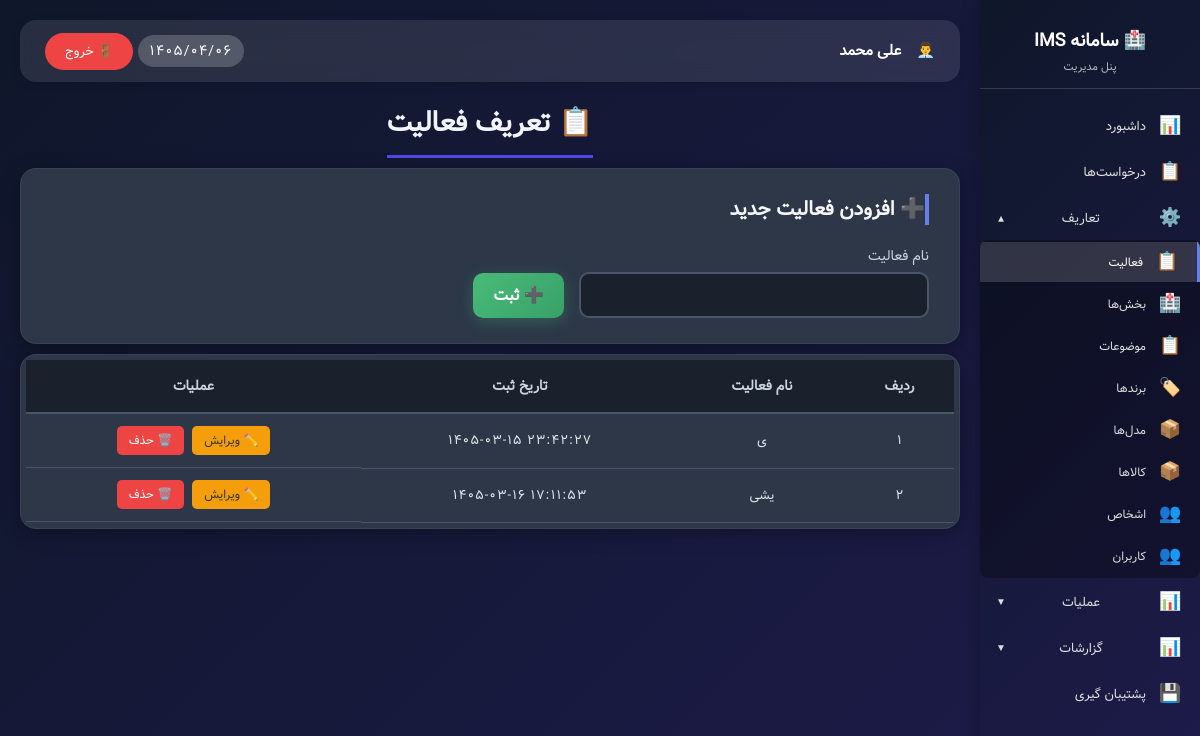
The app's page /admin_activities.php (signed in), older data.
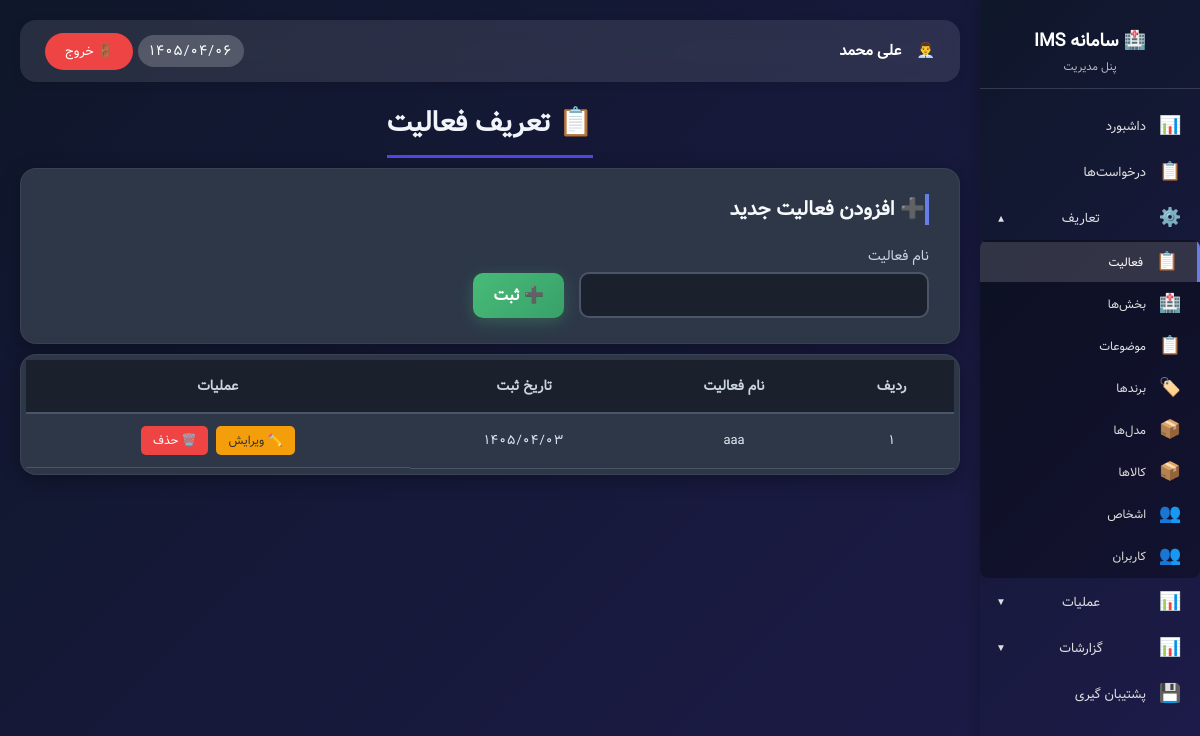
The same page, newer data.
### tables this page shows
CREATE TABLE `activities` (
  `id` int NOT NULL AUTO_INCREMENT,
  `name` varchar(100) NOT NULL,
  `created_at` varchar(50) DEFAULT NULL,
  PRIMARY KEY (`id`)
);

### assets/jdf.php (called while the page is built, shortened)
<?php
function fa_number($number) {
    $persian = ['۰', '۱', '۲', '۳', '۴', '۵', '۶', '۷', '۸', '۹'];
    $english = ['0', '1', '2', '3', '4', '5', '6', '7', '8', '9'];
    return str_replace($english, $persian, $number);
}
?>

### functions.php (called while the page is built, shortened)
<?php
function hasPermission($permission_key) {
    if (isset($_SESSION['user_id']) && $_SESSION['user_id'] == 1) {
        return true;
    }
    return true;
}
function canEditActivities() { return hasPermission('activities_edit'); }
function canDeleteActivities() { return hasPermission('activities_delete'); }
?>

### admin_activities.php (the view, shortened to what the changed rows need)
<?php
require_once 'config/config.php';
require_once 'assets/jdf.php';
require_once 'functions.php';
$db = getDB();
$activities = $db->query("SELECT * FROM activities ORDER BY name ASC")->fetchAll();
?>
<!DOCTYPE html>
<html lang="fa" dir="rtl">
<head>
</head>
<body>
<div class="admin-wrapper">
    <?php include 'sidebar.php'; ?>
    <div class="main-content">
        <div class="main-title">
            <h1>📋 تعریف فعالیت</h1>
        </div>
        <div class="add-card">
            <h2>➕ افزودن فعالیت جدید</h2>
        </div>
        <div class="activities-table data-table">
            <table>
                <thead>
                <tr>
                    <th>ردیف</th>
                    <th>نام فعالیت</th>
                    <th>تاریخ ثبت</th>
                    <th>عملیات</th>
                </tr>
                </thead>
                <tbody>
                <?php if (empty($activities)): ?>
                    <tr>
                        <td colspan="4" style="text-align: center; padding: 40px;">📋 هیچ فعالیتی ثبت نشده است</td>
                    </tr>
                <?php else: ?>
                    <?php $row_num = 1; foreach ($activities as $activity): ?>
                        <tr id="activity_<?php echo $activity['id']; ?>">
                            <td><?php echo fa_number($row_num); ?></td>
                            <td><?php echo htmlspecialchars($activity['name']); ?></td>
                            <td class="date"><?php echo fa_number(htmlspecialchars($activity['created_at'])); ?></td>
                            <td class="action-buttons">
                                <?php if (canEditActivities()): ?>
                                <button class="edit-btn" onclick='openEditModal(<?php echo $activity['id']; ?>)'>✏️ ویرایش</button>
                                <?php endif; ?>
                                <?php if (canDeleteActivities()): ?>
                                <button class="delete-btn" onclick="confirmDelete(<?php echo $activity['id']; ?>, '<?php echo htmlspecialchars($activity['name']); ?>')">🗑️ حذف</button>
                                <?php endif; ?>
                            </td>
                        </tr>
                        <?php $row_num++; ?>
                    <?php endforeach; ?>
                <?php endif; ?>
                </tbody>
            </table>
        </div>
    </div>
</div>
</body>
</html>

Row changes from the older to the newer data that the page shows:
removed activities: row_num "۱", name "ی", created_at "۱۴۰۵-۰۳-۱۵ ۲۳:۴۲:۲۷"
removed activities: row_num "۲", name "یشی", created_at "۱۴۰۵-۰۳-۱۶ ۱۷:۱۱:۵۳"
added activities: row_num "۱", name "aaa", created_at "۱۴۰۵/۰۴/۰۳"
